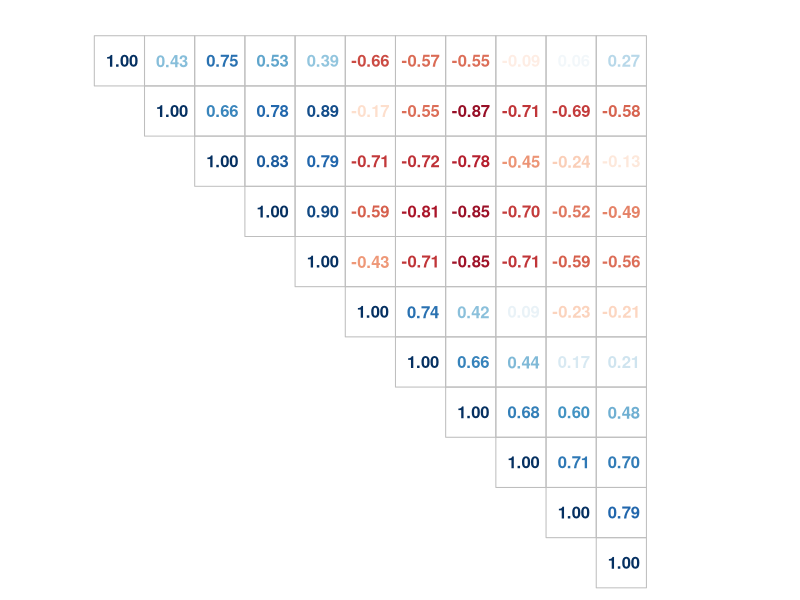

R code for this plot: (Note: this script raises an error after producing the figure.)
## ---- chunk 1

## Criteria to judge
# Did the student do some exploratory data analyses?
# Did the student interpret the coefficients correctly?
# Did the student fit multiple models and detail their strategy for model selection?
# Did the student answer the questions of interest or detail why the question(s) is (are) not answerable?
# Did the student do a residual plot and some diagnostics?
# Did the student quantify the uncertainty in their conclusions and/or perform an inference correctly?
# Was the report brief (about 2 pages long) for the main body of the report and no longer than 5 with supporting appendix of figures?
# Did the report include an executive summary?
# Was the report done in Rmd (knitr)?


library(ggplot2)
library(ggthemes)
# library(grid)
library(dplyr)
# library(reshape2)
library(knitr)
library(scales)
library(corrplot)

data(mtcars)

## 
cars <- as.data.frame(mtcars)
cars$names <- row.names(mtcars)
cars$am <- factor(cars$am, 
                  labels = c('Automatic', 'Manual'))
cars$vs <- factor(cars$vs,
                  labels = c('V engine', 'Straight engine'))
cars$wt.lbs <- cars$wt * 1000

## ---- chunk 2

kable(mtcars)

## ---- chunk 3

cor.mtest <- function(mat, conf.level = 0.95) {
    mat <- as.matrix(mat)
    n <- ncol(mat)
    p.mat <- lowCI.mat <- uppCI.mat <- matrix(NA, n, n)
    diag(p.mat) <- 0
    diag(lowCI.mat) <- diag(uppCI.mat) <- 1
    for (i in 1:(n - 1)) {
        for (j in (i + 1):n) {
            tmp <- cor.test(mat[, i], mat[, j], conf.level = conf.level)
            p.mat[i, j] <- p.mat[j, i] <- tmp$p.value
            lowCI.mat[i, j] <- lowCI.mat[j, i] <- tmp$conf.int[1]
            uppCI.mat[i, j] <- uppCI.mat[j, i] <- tmp$conf.int[2]
        }
    }
    return(list(p.mat, lowCI.mat, uppCI.mat))
}

mtcars.cor <- cor(mtcars)
mtcars.mtest <- cor.mtest(mtcars, 0.95)
corrplot::corrplot(mtcars.cor, 
                   p.mat = mtcars.mtest[[1]],
                   type="upper", 
                   method = "number",
                   order="hclust", 
                   tl.col="black", 
                   tl.srt=45)
    
## ---- chunk 4

cars.am.mpg_stats <- cars %>%
    dplyr::group_by(am) %>%
    dplyr::summarize(mean.mpg = mean(mpg),
                     mean.wt.lbs = mean(wt.lbs),
                     min.wt.lbs = min(wt.lbs),
                     max.wt.lbs = max(wt.lbs))

fit.a <- lm(mpg ~ factor(am) - 1, data = cars)
fit.a.summary <- summary(fit.a)
fit.a.coef <- coef(fit.a.summary)
row.names(fit.a.coef) <- c('Automatic','Manual')
kable(fit.a.coef)

qplot(.fitted, .resid, data = fit.a) +
  geom_hline(yintercept = 0) +
  geom_smooth(se = FALSE)


## ---- chunk 5

breaks <- seq(0, 35, by = 5)
p <- ggplot(cars, aes(x = names, y = mpg, fill = wt.lbs)) + 
     facet_grid(. ~ am, scales = 'free_x') + 
     geom_bar(stat = 'identity') +
     scale_fill_continuous('Weight (lbs)',
                           low = 'white', 
                           high = 'darkred',
                           labels = scales::comma) +
     scale_y_continuous('MPG', 
                        breaks = breaks) +
     geom_hline(data = cars.am.mpg_stats, 
               aes(yintercept = mean.mpg),
               size = 1.0,
               linetype = 'dashed',
               color = 'blue') +
     theme(axis.text.x = element_text(angle = 90),
           axis.title.x = element_blank())
p

## ---- chunk 6

breaks <- seq(0, 35, by = 5)
p <- ggplot(cars, aes(x = wt.lbs, y = mpg, color = am)) + 
     geom_point(size = 3.0) +
     geom_smooth(aes(group = am), 
                 method = 'lm', 
                 size = 1.0) + 
     scale_color_discrete('Transmission') +
     scale_x_continuous('Weight (in lbs)', labels = scales::comma) +
     scale_y_continuous('MPG',
                        breaks = breaks) +
     geom_vline(data = cars.am.mpg_stats[cars.am.mpg_stats$am == 'Manual',], 
           aes(xintercept = max.wt.lbs),
           size = 1.0,
           linetype = 'dashed') +
    geom_vline(data = cars.am.mpg_stats[cars.am.mpg_stats$am == 'Automatic',], 
           aes(xintercept = min.wt.lbs),
           size = 1.0,
           linetype = 'dashed') +
     theme(axis.text.x = element_text())
p

## ---- chunk 7

p <- ggplot(cars, aes(x = wt.lbs, y = mpg, color = factor(vs))) + 
     geom_point(size = 3.0) +
     geom_smooth(aes(group = factor(vs)), 
                 method = 'lm', 
                 size = 1.0) + 
     scale_color_discrete('V/S') +
     scale_x_continuous('Weight (in lbs)', labels = scales::comma) +
     scale_y_continuous('MPG',
                        breaks = breaks) +
     theme(axis.text.x = element_text())
p

## ---- chunk 8

p <- ggplot(cars, aes(x = wt.lbs, y = mpg, color = factor(cyl))) + 
     geom_point(size = 3.0) +
     stat_smooth(aes(group = factor(cyl)),
                 formula = y ~ 1,
                 method = 'lm', 
                 size = 1.0) + 
     scale_color_discrete('Cylinders') +
     scale_x_continuous('Weight (in lbs)', 
                        labels = scales::comma) +
     scale_y_continuous('MPG',
                        breaks = breaks) +
     theme(axis.text.x = element_text())
p

## ---- chunk 9
p <- ggplot(cars, aes(x = wt.lbs, y = mpg, color = factor(gear))) + 
     geom_point(size = 3.0) +
     stat_smooth(aes(group = factor(gear)),
                 # formula = y ~ 1,
                 method = 'lm', 
                 size = 1.0) + 
     scale_color_discrete('Number of Gears') +
     scale_x_continuous('Weight (in lbs)', 
                        labels = scales::comma) +
     scale_y_continuous('MPG',
                        breaks = breaks) +
     theme(axis.text.x = element_text())
p

## ---- chunk 10

fit.b <- lm(mpg ~ ., data = mtcars)
fit.c <- lm(mpg ~ factor(am) : wt, data = mtcars)
fit.d <- lm(mpg ~ factor(vs) : wt, data = mtcars)
fit.e <- lm(mpg ~ factor(cyl) + wt, data = mtcars)
fit.f <- lm(mpg ~ factor(am) : wt + factor(vs) : wt + factor(cyl) , data = mtcars)
fit.g <- lm(mpg ~ factor(am) : wt + factor(vs) : wt, data = mtcars)
fit.h <- lm(mpg ~ factor(am) : wt + factor(cyl), data = mtcars)
fit.i <- lm(mpg ~ factor(am) : wt + factor(am) : drat + factor(cyl), data = mtcars)
fit.model_comp <- anova(fit.a, fit.b, fit.c, fit.d, fit.e, fit.f, fit.g, fit.h, fit.i)
row.names(fit.model_comp) <- c('A','B','C','D','E','F','G','H','I')
kable(fit.model_comp)

